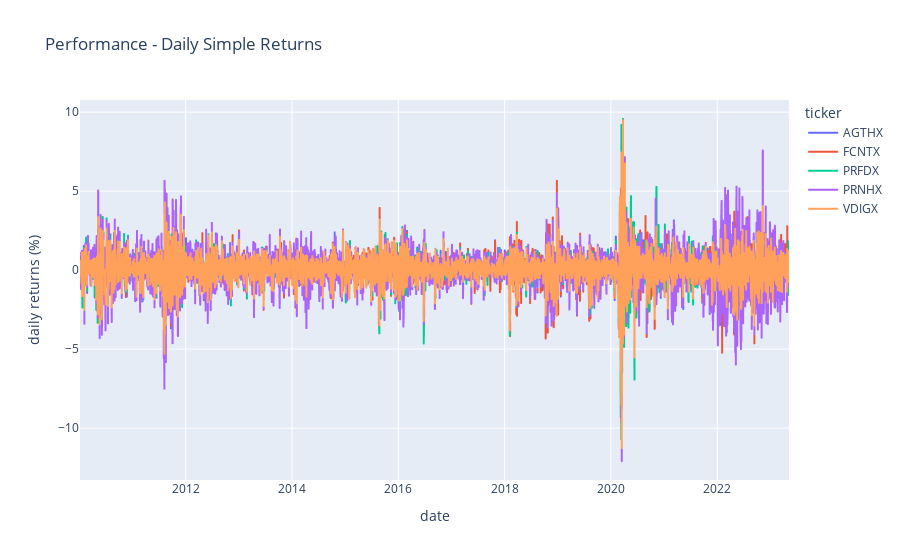

Notebook cell for this chart:
### Code cell
fig = px.line(df1, x='date',
              y='daily_return_pct', color='ticker',
              title='Performance - Daily Simple Returns',
              labels={'daily_return_pct':'daily returns (%)'})
fig.show()

### Figure 1 — Plotly figure (JSON) as saved in the notebook; plotly's stock layout.template omitted (floating-point values rounded to 4 significant figures; data arrays with more than 128 entries replaced by an {"elided": "..."} marker saying what was removed)
{"data": [{"hovertemplate": "ticker=AGTHX<br>date=%{x}<br>daily returns (%)=%{y}<extra></extra>", "legendgroup": "AGTHX", "line": {"color": "#636efa", "dash": "solid"}, "marker": {"symbol": "circle"}, "mode": "lines", "name": "AGTHX", "showlegend": true, "type": "scattergl", "x": {"elided": "3359 str values"}, "xaxis": "x", "y": {"elided": "3359 float values"}, "yaxis": "y"}, {"hovertemplate": "ticker=FCNTX<br>date=%{x}<br>daily returns (%)=%{y}<extra></extra>", "legendgroup": "FCNTX", "line": {"color": "#EF553B", "dash": "solid"}, "marker": {"symbol": "circle"}, "mode": "lines", "name": "FCNTX", "showlegend": true, "type": "scattergl", "x": {"elided": "3359 str values"}, "xaxis": "x", "y": {"elided": "3359 float values"}, "yaxis": "y"}, {"hovertemplate": "ticker=PRFDX<br>date=%{x}<br>daily returns (%)=%{y}<extra></extra>", "legendgroup": "PRFDX", "line": {"color": "#00cc96", "dash": "solid"}, "marker": {"symbol": "circle"}, "mode": "lines", "name": "PRFDX", "showlegend": true, "type": "scattergl", "x": {"elided": "3359 str values"}, "xaxis": "x", "y": {"elided": "3359 float values"}, "yaxis": "y"}, {"hovertemplate": "ticker=PRNHX<br>date=%{x}<br>daily returns (%)=%{y}<extra></extra>", "legendgroup": "PRNHX", "line": {"color": "#ab63fa", "dash": "solid"}, "marker": {"symbol": "circle"}, "mode": "lines", "name": "PRNHX", "showlegend": true, "type": "scattergl", "x": {"elided": "3359 str values"}, "xaxis": "x", "y": {"elided": "3359 float values"}, "yaxis": "y"}, {"hovertemplate": "ticker=VDIGX<br>date=%{x}<br>daily returns (%)=%{y}<extra></extra>", "legendgroup": "VDIGX", "line": {"color": "#FFA15A", "dash": "solid"}, "marker": {"symbol": "circle"}, "mode": "lines", "name": "VDIGX", "showlegend": true, "type": "scattergl", "x": {"elided": "3359 str values"}, "xaxis": "x", "y": {"elided": "3359 float values"}, "yaxis": "y"}], "layout": {"legend": {"title": {"text": "ticker"}, "tracegroupgap": 0}, "title": {"text": "Performance - Daily Simple Returns"}, "xaxis": {"anchor": "y", "domain": [0, 1], "title": {"text": "date"}}, "yaxis": {"anchor": "x", "domain": [0, 1], "title": {"text": "daily returns (%)"}}}}
